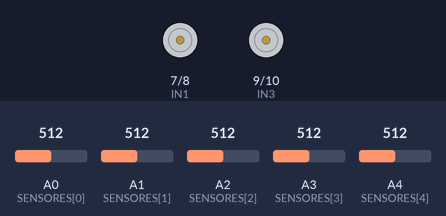
The sketch below on a simulated Arduino Uno, built with avr-gcc and run on an emulated ATmega328P. Shown: motor-driver pin pairs drawn as motors (green arrow = first pin HIGH = forward, orange = second pin HIGH = backward, longer = more drive, scaled by the enable pin). Inputs (shaded band) come from the test bench; at power-on: A0 (SENSORES[0]) = 512, A3 (SENSORES[3]) = 512, A1 (SENSORES[1]) = 512, A2 (SENSORES[2]) = 512, A4 (SENSORES[4]) = 512. What the sketch prints to the serial monitor is not drawn.

Above: at 1.2 s.
1.3 s: A0 (SENSORES[0]) set to 486
At 1.8 s:
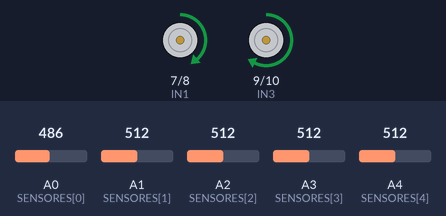
2.8 s: A3 (SENSORES[3]) set to 490
At 4.0 s:
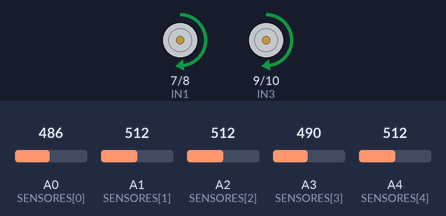
4.3 s: A0 (SENSORES[0]) set to 510
At 5.2 s:
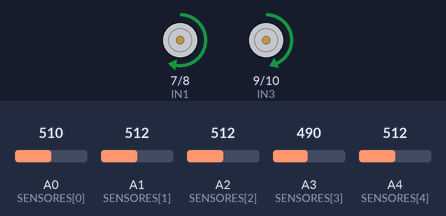
5.8 s: A3 (SENSORES[3]) set to 518
At 6.3 s:
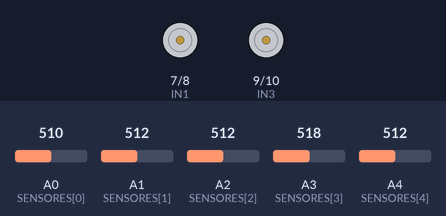
7.3 s: A1 (SENSORES[1]) set to 482
At 7.8 s:
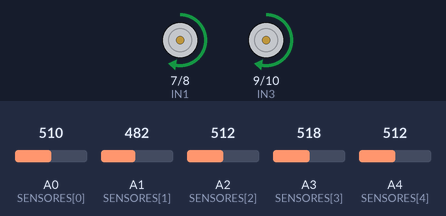
8.8 s: A2 (SENSORES[2]) set to 490
At 9.8 s:
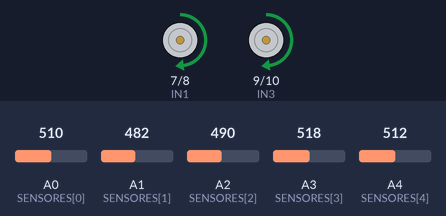
Timing chart, 0 to 11.3 s (numbered marks = the images above; inputs shaded):
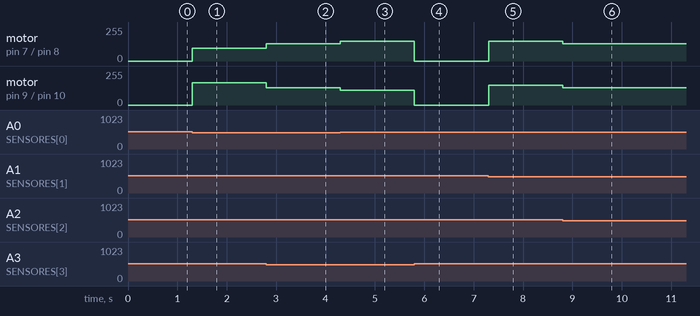

Measured:
- the behaviour switches between 500 and 499 on A0 (SENSORES[0]) (found by bisection; images 0 and 1)
- the behaviour switches between 499 and 500 on A3 (SENSORES[3]) (found by bisection; images 3 and 4)
- the behaviour switches between 500 and 499 on A1 (SENSORES[1]) (found by bisection; images 4 and 5)
- after the input at 1.3 s, motor on pin 7 (IN1) / pin 8 (IN2): stopped → forward 94/255 at once; motor on pin 9 (IN3) / pin 10 (IN4): stopped → forward 166/255 at once
- after the input at 2.8 s, motor on pin 7 (IN1) / pin 8 (IN2): forward 94/255 → forward 130/255 at once; motor on pin 9 (IN3) / pin 10 (IN4): forward 166/255 → forward 130/255 at once
- after the input at 4.3 s, motor on pin 7 (IN1) / pin 8 (IN2): forward 130/255 → forward 148/255 at once; motor on pin 9 (IN3) / pin 10 (IN4): forward 130/255 → forward 112/255 at once
- after the input at 5.8 s, motor on pin 7 (IN1) / pin 8 (IN2): forward 148/255 → stopped at once; motor on pin 9 (IN3) / pin 10 (IN4): forward 112/255 → stopped at once
- after the input at 7.3 s, motor on pin 7 (IN1) / pin 8 (IN2), motor on pin 9 (IN3) / pin 10 (IN4): stopped → forward 148/255 at once
- after the input at 8.8 s, motor on pin 7 (IN1) / pin 8 (IN2), motor on pin 9 (IN3) / pin 10 (IN4): forward 148/255 → forward 130/255 at once

The sketch:

06_line_follower.ino
```cpp
/*
 * 06_line_follower.ino
 * -----------------------------------------------------------
 * Seguidor de linea con el sensor QTR-8A del kit. Sigue una linea
 * negra sobre fondo blanco usando control proporcional.
 *
 * El QTR-8A tiene 8 canales, pero el UNO solo tiene 6 entradas
 * analogicas (A0-A5). Conectamos 5 canales a A0-A4; con eso basta.
 *
 * Idea:
 *   - Cada sensor IR da un valor analogico (0-1023).
 *   - Calculamos la "posicion" de la linea como promedio ponderado.
 *   - El error (que tan a un lado esta la linea) ajusta la velocidad
 *     de cada motor para volver al centro. Eso es control proporcional.
 *
 * IMPORTANTE - CALIBRACION:
 *   El umbral entre "negro" y "blanco" depende de tu pista y luz.
 *   Sube primero el sketch 'docs/testing.md' de lectura de sensores,
 *   anota los valores en negro y en blanco, y ajusta UMBRAL_LINEA.
 *
 * Conexiones:
 *   QTR-8A -> 5 canales a A0, A1, A2 (centro), A3, A4 (izq -> der)
 *   L298N: ENA=D5, ENB=D6, IN1=D7, IN2=D8, IN3=D9, IN4=D10
 */

// ---- Pines ----
const int ENA = 5, IN1 = 7, IN2 = 8;
const int ENB = 6, IN3 = 9, IN4 = 10;

const int NUM_SENSORES = 5;
const int SENSORES[NUM_SENSORES] = {A0, A1, A2, A3, A4};  // izq -> der

// ---- Parametros ----
const int UMBRAL_LINEA = 500;   // < UMBRAL = linea negra (CALIBRAR)
const int VELOCIDAD_BASE = 130; // velocidad al ir recto
const float KP = 18.0;          // fuerza de correccion (ajustar)
const int SIN_LINEA = 9999;     // marca de "ningun sensor ve la linea"

void setup() {
  pinMode(ENA, OUTPUT); pinMode(IN1, OUTPUT); pinMode(IN2, OUTPUT);
  pinMode(ENB, OUTPUT); pinMode(IN3, OUTPUT); pinMode(IN4, OUTPUT);
  Serial.begin(9600);
  Serial.println("Seguidor de linea listo. Coloca el robot sobre la linea.");
}

void loop() {
  int error = calcularError();

  if (error == SIN_LINEA) {
    // Linea perdida: parar (mejora futura: girar para reencontrarla).
    detener();
    Serial.println("Linea perdida");
    return;
  }

  // Control proporcional: la correccion crece con el error.
  int correccion = (int)(KP * error);
  int velIzq = VELOCIDAD_BASE + correccion;
  int velDer = VELOCIDAD_BASE - correccion;

  // Mantener las velocidades en el rango valido de PWM.
  velIzq = constrain(velIzq, 0, 255);
  velDer = constrain(velDer, 0, 255);

  motorIzq(true, velIzq);
  motorDer(true, velDer);
}

// Devuelve el error de posicion de la linea respecto al centro.
//   negativo = linea hacia la izquierda, positivo = hacia la derecha,
//   0 = centrada, SIN_LINEA = ningun sensor ve la linea.
// Con 5 sensores, los pesos van de -2 a +2.
int calcularError() {
  long sumaPesos = 0;
  int sensoresEnLinea = 0;

  for (int i = 0; i < NUM_SENSORES; i++) {
    int valor = analogRead(SENSORES[i]);
    if (valor < UMBRAL_LINEA) {       // este sensor esta sobre la linea
      int peso = i - (NUM_SENSORES / 2);  // -2,-1,0,1,2
      sumaPesos += peso;
      sensoresEnLinea++;
    }
  }

  if (sensoresEnLinea == 0) return SIN_LINEA;
  return sumaPesos / sensoresEnLinea;
}

// ---- Movimiento ----
void detener() { analogWrite(ENA, 0); analogWrite(ENB, 0); }

void motorIzq(bool adelante, int v) {
  digitalWrite(IN1, adelante ? HIGH : LOW);
  digitalWrite(IN2, adelante ? LOW : HIGH);
  analogWrite(ENA, v);
}

void motorDer(bool adelante, int v) {
  digitalWrite(IN3, adelante ? HIGH : LOW);
  digitalWrite(IN4, adelante ? LOW : HIGH);
  analogWrite(ENB, v);
}
```
